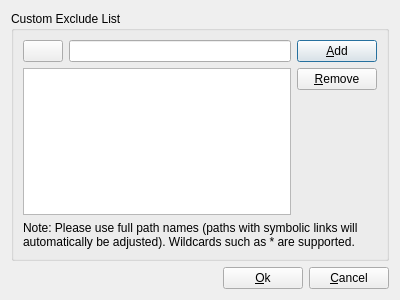
<?xml version="1.0" encoding="UTF-8"?>
<ui version="4.0">
 <class>pUserExclude</class>
 <widget class="QDialog" name="pUserExclude">
  <property name="geometry">
   <rect>
    <x>0</x>
    <y>0</y>
    <width>400</width>
    <height>300</height>
   </rect>
  </property>
  <property name="windowTitle">
   <string>List Editor</string>
  </property>
  <property name="windowIcon">
   <iconset resource="lPreserve.qrc">
    <normaloff>:/images/images/lifepreserver.png</normaloff>:/images/images/lifepreserver.png</iconset>
  </property>
  <layout class="QGridLayout" name="gridLayout_2">
   <item row="0" column="0">
    <widget class="QGroupBox" name="groupBox">
     <property name="title">
      <string>Custom Exclude List</string>
     </property>
     <layout class="QGridLayout" name="gridLayout">
      <item row="0" column="0">
       <layout class="QGridLayout" name="gridLayout_3">
        <item row="2" column="1">
         <widget class="QLineEdit" name="lineNewExclude"/>
        </item>
        <item row="2" column="2">
         <widget class="QPushButton" name="pushAdd">
          <property name="text">
           <string>&amp;Add</string>
          </property>
          <property name="icon">
           <iconset resource="lPreserve.qrc">
            <normaloff>:/images/images/list-add.png</normaloff>:/images/images/list-add.png</iconset>
          </property>
         </widget>
        </item>
        <item row="2" column="0">
         <widget class="QPushButton" name="pushBrowse">
          <property name="text">
           <string/>
          </property>
          <property name="icon">
           <iconset resource="lPreserve.qrc">
            <normaloff>:/images/images/folder.png</normaloff>:/images/images/folder.png</iconset>
          </property>
         </widget>
        </item>
       </layout>
      </item>
      <item row="1" column="0">
       <layout class="QHBoxLayout" name="horizontalLayout_3">
        <item>
         <widget class="QListWidget" name="listExcludes"/>
        </item>
        <item>
         <layout class="QVBoxLayout" name="verticalLayout">
          <item>
           <widget class="QPushButton" name="pushRemove">
            <property name="text">
             <string>&amp;Remove</string>
            </property>
            <property name="icon">
             <iconset resource="lPreserve.qrc">
              <normaloff>:/images/images/list-remove.png</normaloff>:/images/images/list-remove.png</iconset>
            </property>
           </widget>
          </item>
          <item>
           <spacer name="verticalSpacer">
            <property name="orientation">
             <enum>Qt::Vertical</enum>
            </property>
            <property name="sizeHint" stdset="0">
             <size>
              <width>20</width>
              <height>88</height>
             </size>
            </property>
           </spacer>
          </item>
         </layout>
        </item>
       </layout>
      </item>
      <item row="2" column="0">
       <widget class="QLabel" name="label">
        <property name="text">
         <string>Note: Please use full path names (paths with symbolic links will automatically be adjusted). Wildcards such as * are supported.</string>
        </property>
        <property name="wordWrap">
         <bool>true</bool>
        </property>
       </widget>
      </item>
     </layout>
    </widget>
   </item>
   <item row="1" column="0">
    <layout class="QHBoxLayout" name="horizontalLayout">
     <item>
      <spacer name="horizontalSpacer">
       <property name="orientation">
        <enum>Qt::Horizontal</enum>
       </property>
       <property name="sizeHint" stdset="0">
        <size>
         <width>178</width>
         <height>20</height>
        </size>
       </property>
      </spacer>
     </item>
     <item>
      <widget class="QPushButton" name="pushOk">
       <property name="text">
        <string>&amp;Ok</string>
       </property>
       <property name="icon">
        <iconset resource="lPreserve.qrc">
         <normaloff>:/images/images/configure.png</normaloff>:/images/images/configure.png</iconset>
       </property>
      </widget>
     </item>
     <item>
      <widget class="QPushButton" name="pushCancel">
       <property name="text">
        <string>&amp;Cancel</string>
       </property>
       <property name="icon">
        <iconset resource="lPreserve.qrc">
         <normaloff>:/images/images/application-exit.png</normaloff>:/images/images/application-exit.png</iconset>
       </property>
      </widget>
     </item>
    </layout>
   </item>
  </layout>
 </widget>
 <resources>
  <include location="lPreserve.qrc"/>
 </resources>
 <connections/>
</ui>
